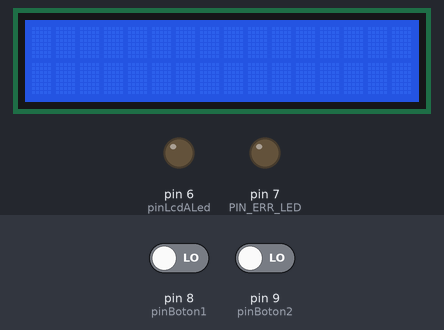
Recording of a sketch running on a simulated Arduino Uno, built with avr-gcc and run on an emulated ATmega328P. Shown: 16×2 character LCD, output pins drawn as LEDs (lit = HIGH). Inputs (shaded band) come from the test bench; at power-on: pin 8 (pinBoton1) LOW, pin 9 (pinBoton2) LOW.

Above: at 1.2 s.
1.3 s: pin 8 (pinBoton1) driven HIGH and pin 9 (pinBoton2) driven HIGH
At 2.4 s:
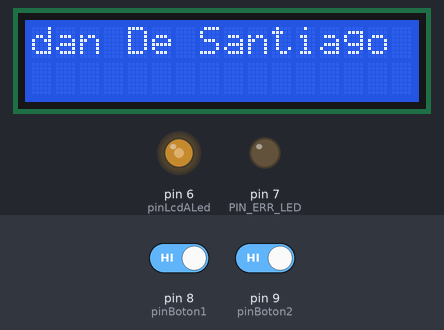
3.3 s: pin 8 (pinBoton1) driven LOW
At 5.9 s:
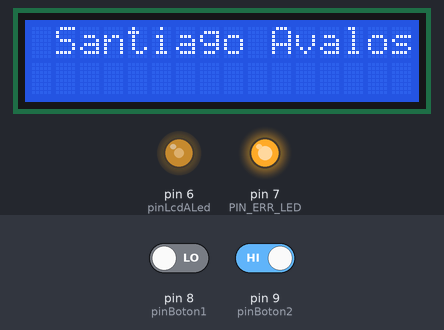
6.3 s: pin 8 (pinBoton1) driven HIGH
At 6.9 s:
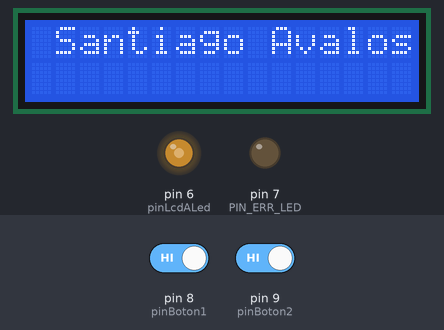
7.8 s: pin 9 (pinBoton2) driven LOW
At 10.6 s:
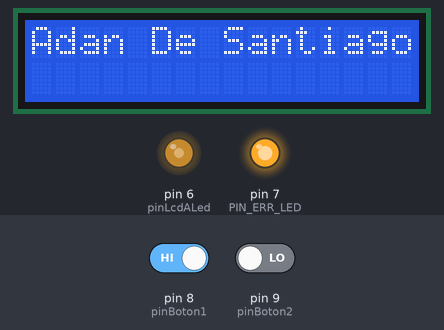
10.8 s: pin 9 (pinBoton2) driven HIGH
At 10.91 s:
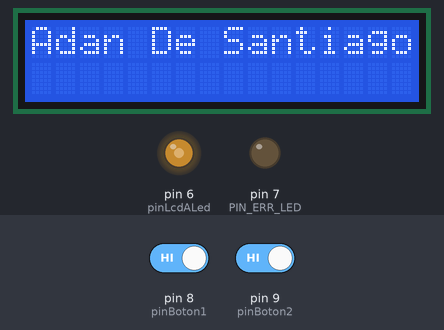
Timing chart, 0 to 13.5 s (numbered marks = the images above; inputs shaded):
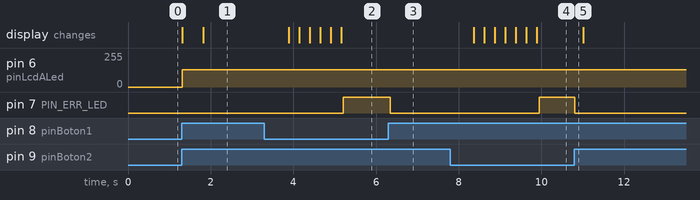

The sketch:

liquidCriystal.ino
```cpp
#include <LiquidCrystal.h>
LiquidCrystal lcd(12, 11, 2, 3, 4, 5);
const int pinLcdALed=6;
const int PIN_ERR_LED = 7;  // digital
const int pinBoton1 = 8;  // digital
const int pinBoton2 = 9;  // digital
const int lcdColumnas = 16;
const int lcdBrillo= 128;
int estadoLcd=LOW;
int lcdInicio=0;
int estadoLed = LOW;
unsigned long tiempoLed;
const int tiempoEsperaLed = 500;

// texto a imprimir
const char texto[] = "Adan De Santiago Avalos";
const int tamanoTexto = (sizeof(texto) / sizeof(char)) - 1;
const int limitesLcd = tamanoTexto - lcdColumnas;


void setup() {
  //primera implementacion
 /* lcd.begin(6,2);
  lcd.setCursor(0,1);
  lcd.write("Aprendere HTML");
  */
  //

  //texto en movimiento

    //  Configuración pines digitales
  pinMode(pinBoton1, INPUT);
  pinMode(pinBoton2, INPUT);

  pinMode(PIN_ERR_LED, OUTPUT);

  // Configuración LCD
  lcd.begin(16,2);
  lcd.noDisplay();
  digitalWrite(pinLcdALed, estadoLcd);

  // LED de error está apagado cuando se empieza
  digitalWrite(PIN_ERR_LED, estadoLed);


  }


void loop() {

  //  asignación botones
  int estadoBoton1 = digitalRead(pinBoton1);
  int estadoBoton2 = digitalRead(pinBoton2);

  //  LCD aún apagada
  if(LOW == estadoLcd)
  {
    // apretando los dos botones a la vez -> encendido pantalla LCD
    if(HIGH == estadoBoton1 && HIGH == estadoBoton2)
    {
      analogWrite(pinLcdALed, lcdBrillo);

      lcd.display();

      estadoLcd = HIGH;

      delay(250);
    }
  }
  else  // LCD ON
  {
    // presionar pulsador 1 ->intentar deslizar hacia la izquierda o encender el LED si no se puede
    if(HIGH == estadoBoton1)
    {
      if(lcdInicio > 0)
      {
        lcdInicio--;

        estadoLed = LOW;
        digitalWrite(PIN_ERR_LED, estadoLed);

        delay(200);
      }
      else
      {
        estadoLed = HIGH;
        digitalWrite(PIN_ERR_LED, estadoLed);

        tiempoLed = millis();
      }
    }

    //  presionar pulsador 2 ->intentar deslizar hacia la derecha o encender el LED si no se puede
    if(HIGH == estadoBoton2)
    {
      if(lcdInicio < limitesLcd)
      {
        lcdInicio++;

        estadoLed= LOW;
        digitalWrite(PIN_ERR_LED, estadoLed);

        delay(200);
      }
      else
      {
        estadoLed = HIGH;
        digitalWrite(PIN_ERR_LED, estadoLed);

        tiempoLed = millis();
      }
    }

    //  Imprimir texto por pantalla
    for(int i = 0; i < lcdColumnas; i++)
    {
      lcd.setCursor(i, 0);
      lcd.print(texto[lcdInicio + i]);
    }

    // LED de error está ON
    if(HIGH == estadoLed)
    {
      unsigned long td = millis() - tiempoLed;

      // LED ha estado encendido más tiempo que LED_TIMEOUT ms . -> apagarlo
      if(td > tiempoEsperaLed)
      {
        estadoLed = LOW;
        digitalWrite(PIN_ERR_LED, estadoLed);
      }
    }
  }

  // normalmente 20FPS
  delay(50);
}
```

Measured:
- after the input at 1.3 s, pin 6 (pinLcdALed): 0/255 → 128/255 at once
- after the input at 3.3 s, pin 7 (PIN_ERR_LED): LOW → HIGH after 1.9 s; the display: first changes after 0.59 s (image 2 shows a later state)
- after the input at 6.3 s, pin 7 (PIN_ERR_LED): HIGH → LOW after 0.05 s
- after the input at 7.8 s, pin 7 (PIN_ERR_LED): LOW → HIGH after 2.1 s; the display: first changes after 0.57 s (image 4 shows a later state)
- after the input at 10.8 s, pin 7 (PIN_ERR_LED): HIGH → LOW at once
